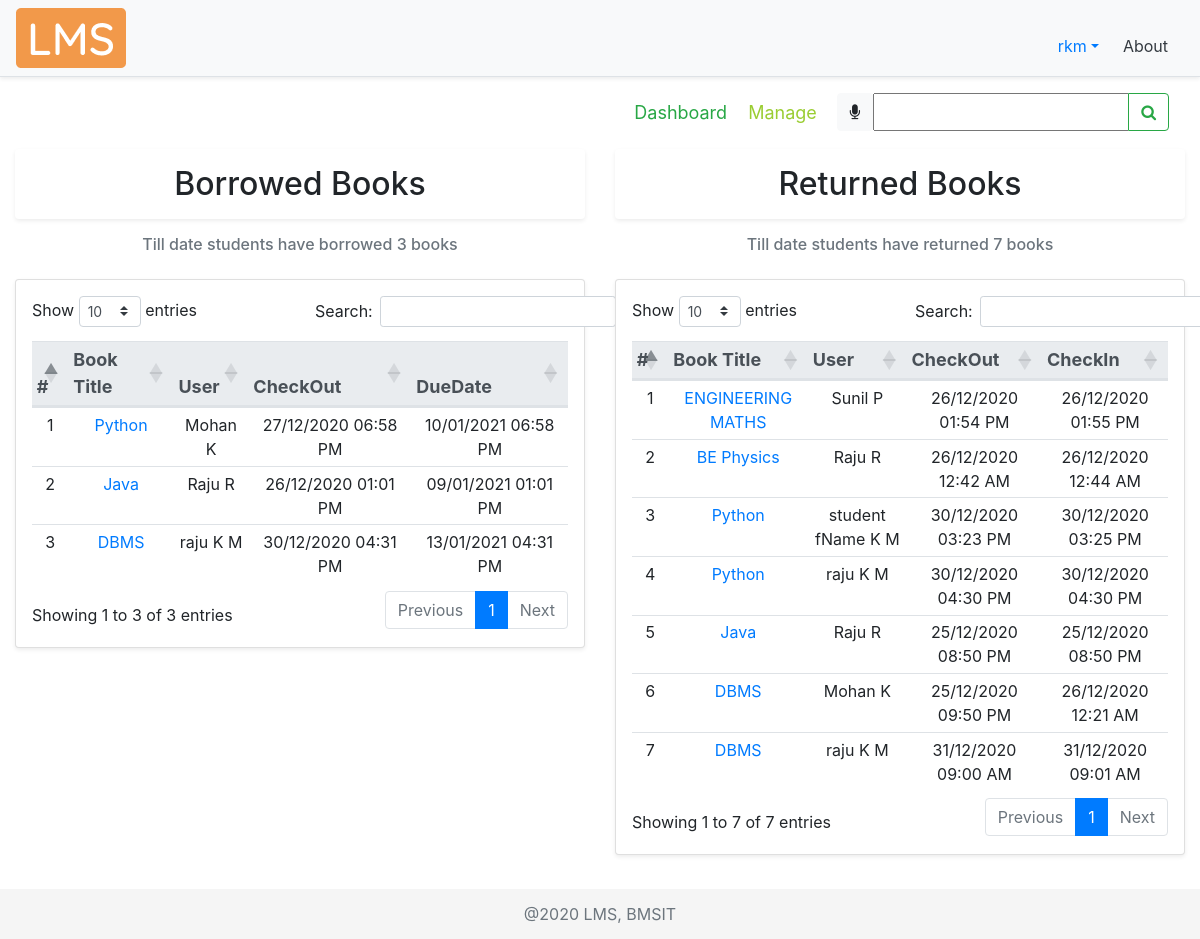
/dashboard/ (signed in), run on the app's committed database.
### account/models.py (models this page shows, shortened)
class Account(AbstractBaseUser):
    COURSES = (
        ("ISE", "Information Science Engineering"),
        ("CSE", "Computer Science Engineering"),
        ("ECE", "Electronics and Communication Engineering"),
        ("ME", "Mechanical Engineering"),
        ("ETE", "Electronics and Telecommunication Engineering"),
        ("EEE", "Electrical and Electronics Engineering"),
        ("CIV", "Civil Engineering"),
        ("MCA", "Master of Computer Applications"),
        ("AI&ML", "Artificial Intelligence and Machine Learning")
    )
    SEM = (
        (1, 1),
        (2, 2),
        (3, 3),
        (4, 4),
        (5, 5),
        (6, 6),
        (7, 7),
        (8, 8),
    )
    email = models.EmailField(verbose_name="email",
                              max_length=50, unique=True, help_text="Email id")
    username = models.CharField(
        max_length=30, unique=True, help_text="Username")
    fName = models.CharField(max_length=20, help_text='First name')
    mName = models.CharField(
        max_length=20, help_text='Middle name', blank=True)
    lName = models.CharField(max_length=20, help_text='Last name', blank=True)
    streetAddr = models.CharField(
        max_length=50, help_text="Street Address", null=True)
    district = models.CharField(max_length=20, null=True, help_text="District")
    state = models.CharField(max_length=20, null=True, help_text="State")
    pinCode = models.CharField(max_length=6, null=True, help_text="PIN Code", validators=[RegexValidator(
        regex='[0-9]{6}', message="Enter a valid Postal Identification Number", code="invalid_pinCode")])
    phoneNum = models.CharField(max_length=10, null=True, blank=True, help_text="Phone number", validators=[
                                RegexValidator(regex='[0-9]{10}', message="Enter a valid Phone Number", code="invalid_phoneNum")])
    USN = models.CharField(max_length=10, null=True, unique=True, blank=True, help_text="University Serial Number", validators=[
                           RegexValidator(regex='[1-4]{1}[a-zA-Z]{2}[0-9]{2}[a-zA-Z]{2}[0-9]{3}', message="Enter a valid USN", code="invalid_USN")])
    course = models.CharField(max_length=50, null=True,
                              choices=COURSES, blank=True, help_text="Branch")
    sem = models.PositiveSmallIntegerField(
        null=True, choices=SEM, blank=True, help_text="Semester")
    salary = models.CharField(max_length=6, null=True, blank=True, help_text="Salary", validators=[
                              RegexValidator(regex='[0-9]{5,6}', message="Enter a valid Salary", code="invalid_salary")])
    date_joined = models.DateTimeField(
        verbose_name='date joined', auto_now_add=True)
    last_login = models.DateTimeField(verbose_name='last login', auto_now=True)
    is_admin = models.BooleanField(default=False)
    is_active = models.BooleanField(default=True)
    is_staff = models.BooleanField(default=False)
    is_superuser = models.BooleanField(default=False)
    USERNAME_FIELD = 'email'
    REQUIRED_FIELDS = ['username', 'fName']
    objects = MyAccountManager()

### libraryApp/models.py (models this page shows, shortened)
class BOOK(models.Model):
    GENRE = (
        ("CS", "Computer Science"),
        ("MATH", "Mathematics"),
        ("ELE", "Electronics"),
        ("TC", "Telecommunication"),
        ("CHE", "Chemistry"),
        ("PHY", "Physics"),
        ("MEC", "Mechanics"),
        ("EVS", "Environmental Science"),
        ("BIO", "Bioengineering"),
        ("BUS", "Business Skills"),
    )
    bookTitle = models.CharField(max_length=50, help_text="Book Title")
    genre = models.CharField(max_length=30, null=True,
                             choices=GENRE, help_text="Category")
    pubYear = models.CharField(
        max_length=4, null=True, help_text="Year of publication")
    isbn = models.CharField(max_length=13, null=True, unique=True,
                            help_text="International Standard Book Number")
    librarianID = models.ForeignKey(
        settings.AUTH_USER_MODEL, null=True, on_delete=models.CASCADE, help_text="Librarian ID")
    pubID = models.ForeignKey(
        PUBLISHER, null=True, on_delete=models.CASCADE, help_text="Publisher ID")
    authorID = models.ManyToManyField(AUTHOR, help_text="Authors")
    def __str__(self):
        return self.bookTitle

class BORROWEDBOOK(models.Model):
    checkOut = models.DateTimeField(
        auto_now_add=True, null=True, help_text="Check out date")
    dueDate = models.DateTimeField(null=True, blank=True, help_text="Due date")
    checkIn = models.DateTimeField(
        auto_now_add=False, null=True, blank=True, help_text="Check in date")
    userID = models.ForeignKey(
        settings.AUTH_USER_MODEL, null=True, on_delete=models.CASCADE, help_text="User ID")
    bookID = models.ForeignKey(
        BOOK, null=True, on_delete=models.CASCADE, help_text="Book ID")

### libraryApp/views.py (the view, shortened to what this page needs)
# urls.py: path('dashboard/', views.dashboard, name="dashboard"),
@login_required(login_url='signin')
def dashboard(request):
    dashboard = 'libraryApp/dashboard.html'
    myFilter = BookFilter(request.GET, queryset=BOOK.objects.all())
    if request.method == "POST":
        print(request.POST)
        return redirect(searchBook, book=request.POST['bookTitle'])
    dbActive = True
    bCount = 0
    rCount = 0
    books = BOOK.objects.all()
    bbList = []
    rbList = []
    user = request.user
    if user.is_staff:
        for i in books:
            bb = i.borrowedbook_set.all()
            if bb.exists():
                for j in bb:
                    userName = j.userID.fName + " " + j.userID.mName + " " + j.userID.lName
                    if j.checkIn is None:
                        bCount += 1
                        bbList.append(tempDashboard(
                            None, j.bookID, j.bookID.id, userName, None, None, j.checkOut, None, j.dueDate))
                    else:
                        rCount += 1
                        rbList.append(tempDashboard(
                            None, j.bookID, j.bookID.id, userName, None, None, j.checkOut, j.checkIn, None))
    context = {
        "borrowedBooks": bbList,
        "bCount": bCount,
        "returnedBooks": rbList,
        "rCount": rCount,
        "myFilter": myFilter,
        "dbActive": dbActive
    }
    return render(request, dashboard, context)

### libraryApp/templates/libraryApp/dashboard.html (shortened to what this page needs)
{% extends 'libraryApp/main.html' %}
{% load static %}
{% block content %}
<nav class="navbar">
  <div class="navbar-nav mySubMenu ml-auto">
    <nav>
      <a class="text-success" href="{% url 'dashboard' %}">Dashboard</a>
      {% if request.user.is_staff %}
        <a href="{% url 'manage' %}" title="Click here to manage books">Manage</a>
      {% endif %}
    </nav>
  </div>
  <form class="form-inline" method="POST">
    <div class="input-group">
      <div id="speech" class="btn btn-light" title="Click the mic to speak">
        <i class="fa fa-microphone" aria-hidden="true"></i>
      </div>
      {{myFilter.form}}
      <div class="input-group-append">
        <button id="searchButton" class="btn btn-outline-success" type="submit">
          <i class="fa fa-search"></i>
        </button>
      </div>
    </div>
  </form>
</nav>
<div class="row">
  <div class="col-md-6 cardMargin">
    <h2 class="text-center shadow-sm p-3 bg-white rounded">Borrowed Books</h2>
    <div class="col-md-12 mt-3">
      <h6 class="form-text text-center text-muted">
      {% if request.user.is_staff %}
        {% if bCount > 0 %}
          Till date students have borrowed {{bCount}} books
        {% else %}
          Currently, students have not borrowed any books☹
        {% endif %}
      {% else %}
      {% if bCount > 0 %}
          Till date you have borrowed {{bCount}} books
        {% else %}
          <p>Click <a href="{% url 'borrowbook' %}">here</a> to borrow books from the library</p>
        {% endif %}
      {% endif %}
      </h6>
    </div>
    <div class="card card-body shadow-sm p-3 bg-white rounded mt-4">
      <table id="dataTable1" class="table table-sm table-hover text-center">
        <thead class="thead-light threadText">
          <tr>
            <th scope="col">#</th>
            <th scope="col">Book Title</th>
            {% if request.user.is_staff %}
              <th scope="col">User</th>
            {% endif %}
            <th scope="col">CheckOut</th>
            <th scope="col">DueDate</th>
          </tr>
        </thead>
        {% for i in borrowedBooks %}
        <tr>
          <td>{{forloop.counter}}</td>
          <td><a href="{% url 'viewbook' i.bookID %}">{{i.bookTitle}}</a></td>
          {% if request.user.is_staff %}
            <td>{{i.userName}}</td>
          {% endif %}
          <td>{{i.checkOut|date:"d/m/Y h:i A"}}</td>
          <td>{{i.dueDate|date:"d/m/Y h:i A"}}</td>
        </tr>
        {% endfor %}
      </table>
    </div>
  </div>
  <br>
  <div class="col-md-6 cardMargin">
    <h2 class="text-center shadow-sm p-3 bg-white rounded">Returned Books</h2>
    <div class="col-md-12 mt-3">
      <h6 class="form-text text-center text-muted">
        Till date {% if request.user.is_staff %}
            students
          {% else %}
             you
          {% endif %} have returned {{rCount}} books
      </h6>
    </div>
    <div class="card card-body shadow-sm p-3 bg-white rounded mt-4">
      <table id="dataTable2" class="table table-sm table-hover text-center">
        <thead class="thead-light threadText text-center">
          <tr>
            <th scope="col">#</th>
            <th scope="col">Book Title</th>
            {% if request.user.is_staff %}
              <th scope="col">User</th>
            {% endif %}
            <th scope="col">CheckOut</th>
            <th scope="col">CheckIn</th>
          </tr>
        </thead>
        {% for i in returnedBooks %}
        <tr>
          <td>{{forloop.counter}}</td>
          <td><a href="{% url 'viewbook' i.bookID %}">{{i.bookTitle}}</a></td>
          {% if request.user.is_staff %}
            <td>{{i.userName}}</td>
          {% endif %}
          <td>{{i.checkOut|date:"d/m/Y h:i A"}}</td>
          <td>{{i.checkIn|date:"d/m/Y h:i A"}}</td>
        </tr>
        {% endfor %}
      </table>
    </div>
  </div>
</div>
{% endblock %}

### libraryApp/templates/libraryApp/navbar.html (shortened to what this page needs)
{% load static %}
    <div class="d-flex flex-column flex-md-row align-items-center p-2 px-md-3 mb-2 bg-light border-bottom shadow-sm">
      <img class="logo my-0 mr-md-auto font-weight-normal" src="{% static '/img/lms.png' %}" alt="LMS Logo">
        <nav class="nav mt-3 mr-2">
            <div class="nav-item dropdown">
              <a class="nav-link dropdown-toggle" data-toggle="dropdown" role="button">{{request.user.username}}</a>
            </div>
            <a class="p-2 text-dark" href="{% url 'about' %}">About</a>
        </nav>
    </div>

### static/css/main.css (style rules this page uses)
html { position: relative; min-height: 100%; }
body { margin-bottom: 60px; background-color: #fff; }
.cardMargin { margin-top: 10px; }
.mySubMenu { margin-right: 10px; padding: 2px; font-size: large; }
.mySubMenu a { padding-left: 8px; padding-right: 8px; color: yellowgreen; }

### libraryApp/templates/libraryApp/main.html (style rules this page uses)
.threadText { font-size: 18px; padding: 5px; margin: 5px; }

### data on the page
Account: user.username "rkm"
BOOK: bookTitle "Python", bookTitle "Python" "Python"
BORROWEDBOOK: checkOut "27/12/2020 06:58 PM", dueDate "10/01/2021 06:58 PM"
BOOK: bookTitle "Java", bookTitle "Java"
BORROWEDBOOK: checkOut "26/12/2020 01:01 PM", dueDate "09/01/2021 01:01 PM"
BOOK: bookTitle "DBMS", bookTitle "DBMS" "DBMS"
BORROWEDBOOK: checkOut "30/12/2020 04:31 PM", dueDate "13/01/2021 04:31 PM"
BOOK: bookTitle "ENGINEERING MATHS"
BORROWEDBOOK: checkOut "26/12/2020 01:54 PM", checkIn "26/12/2020 01:55 PM"
BOOK: bookTitle "BE Physics"
BORROWEDBOOK: checkOut "26/12/2020 12:42 AM", checkIn "26/12/2020 12:44 AM"
BORROWEDBOOK: checkOut "30/12/2020 03:23 PM", checkIn "30/12/2020 03:25 PM"
BORROWEDBOOK: checkOut "30/12/2020 04:30 PM", checkIn "30/12/2020 04:30 PM"
BORROWEDBOOK: checkOut "25/12/2020 08:50 PM", checkIn "25/12/2020 08:50 PM"
BORROWEDBOOK: checkOut "25/12/2020 09:50 PM", checkIn "26/12/2020 12:21 AM"
BORROWEDBOOK: checkOut "31/12/2020 09:00 AM", checkIn "31/12/2020 09:01 AM"

### other printed values
{{ bCount }} "3"
{{ i.userName }} "Mohan K" "Raju R" "raju K M"
{{ rCount }} "7"
{{ i.userName }} "Sunil P" "Raju R" "student fName K M" "raju K M" "Raju R" "Mohan K" "raju K M"
